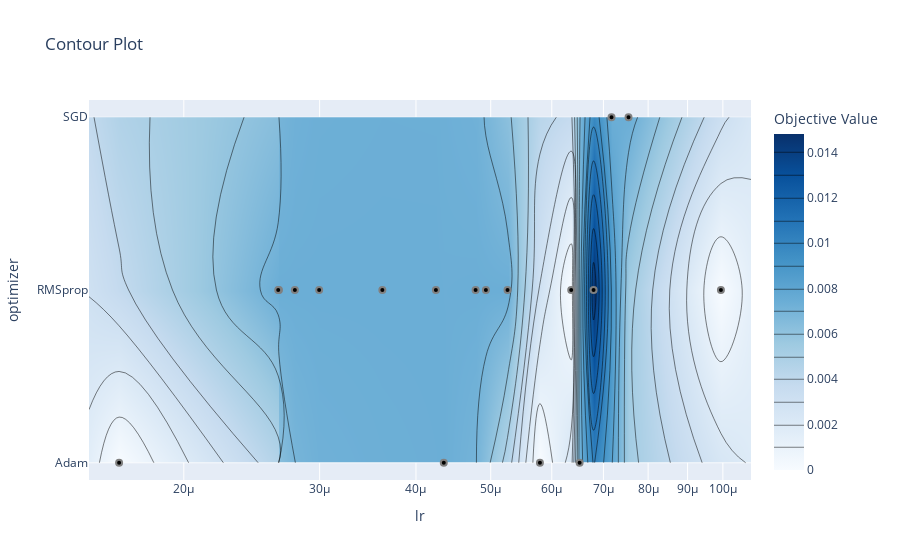

Notebook source saved alongside this figure:
### Code cell
optuna.visualization.plot_contour(study)

### Figure 1 — Plotly figure (JSON) as saved in the notebook; plotly's stock layout.template omitted (floating-point values rounded to 4 significant figures)
{"data": [{"colorbar": {"title": {"text": "Objective Value"}}, "colorscale": [[0, "rgb(247,251,255)"], [0.125, "rgb(222,235,247)"], [0.25, "rgb(198,219,239)"], [0.375, "rgb(158,202,225)"], [0.5, "rgb(107,174,214)"], [0.625, "rgb(66,146,198)"], [0.75, "rgb(33,113,181)"], [0.875, "rgb(8,81,156)"], [1, "rgb(8,48,107)"]], "connectgaps": true, "contours": {"coloring": "heatmap"}, "hoverinfo": "none", "line": {"smoothing": 1.3}, "reversescale": false, "type": "contour", "x": [1.507e-05, 1.649e-05, 2.651e-05, 2.657e-05, 2.786e-05, 2.996e-05, 3.618e-05, 4.245e-05, 4.346e-05, 4.78e-05, 4.928e-05, 5.257e-05, 5.791e-05, 6.359e-05, 6.52e-05, 6.797e-05, 7.172e-05, 7.545e-05, 9.942e-05, 0.0001088], "y": ["Adam", "RMSprop", "SGD"], "z": [[null, 0, null, null, null, null, null, null, 0.007407, null, null, null, 0, null, 0.007407, null, null, null, null, null], [null, null, 0.007407, 0.007407, 0.007407, 0.007407, 0.007407, 0.007407, null, 0.007407, 0.007407, 0.007407, null, 0, null, 0.01481, null, null, 0, null], [null, null, null, null, null, null, null, null, null, null, null, null, null, null, null, null, 0.007407, 0.007407, null, null]]}, {"marker": {"color": "black", "line": {"color": "Grey", "width": 2}}, "mode": "markers", "showlegend": false, "type": "scatter", "x": [2.786e-05, 7.545e-05, 4.346e-05, 1.649e-05, 6.52e-05, 5.791e-05, 6.797e-05, 2.996e-05, 9.942e-05, 4.245e-05, 4.928e-05, 7.172e-05, 5.257e-05, 4.78e-05, 3.618e-05, 2.657e-05, 6.359e-05, 2.651e-05], "y": ["RMSprop", "SGD", "Adam", "Adam", "Adam", "Adam", "RMSprop", "RMSprop", "RMSprop", "RMSprop", "RMSprop", "SGD", "RMSprop", "RMSprop", "RMSprop", "RMSprop", "RMSprop", "RMSprop"]}], "layout": {"title": {"text": "Contour Plot"}, "xaxis": {"range": [-4.822, -3.964], "title": {"text": "lr"}, "type": "log"}, "yaxis": {"range": [-0.1, 2.1], "title": {"text": "optimizer"}, "type": "category"}}}
